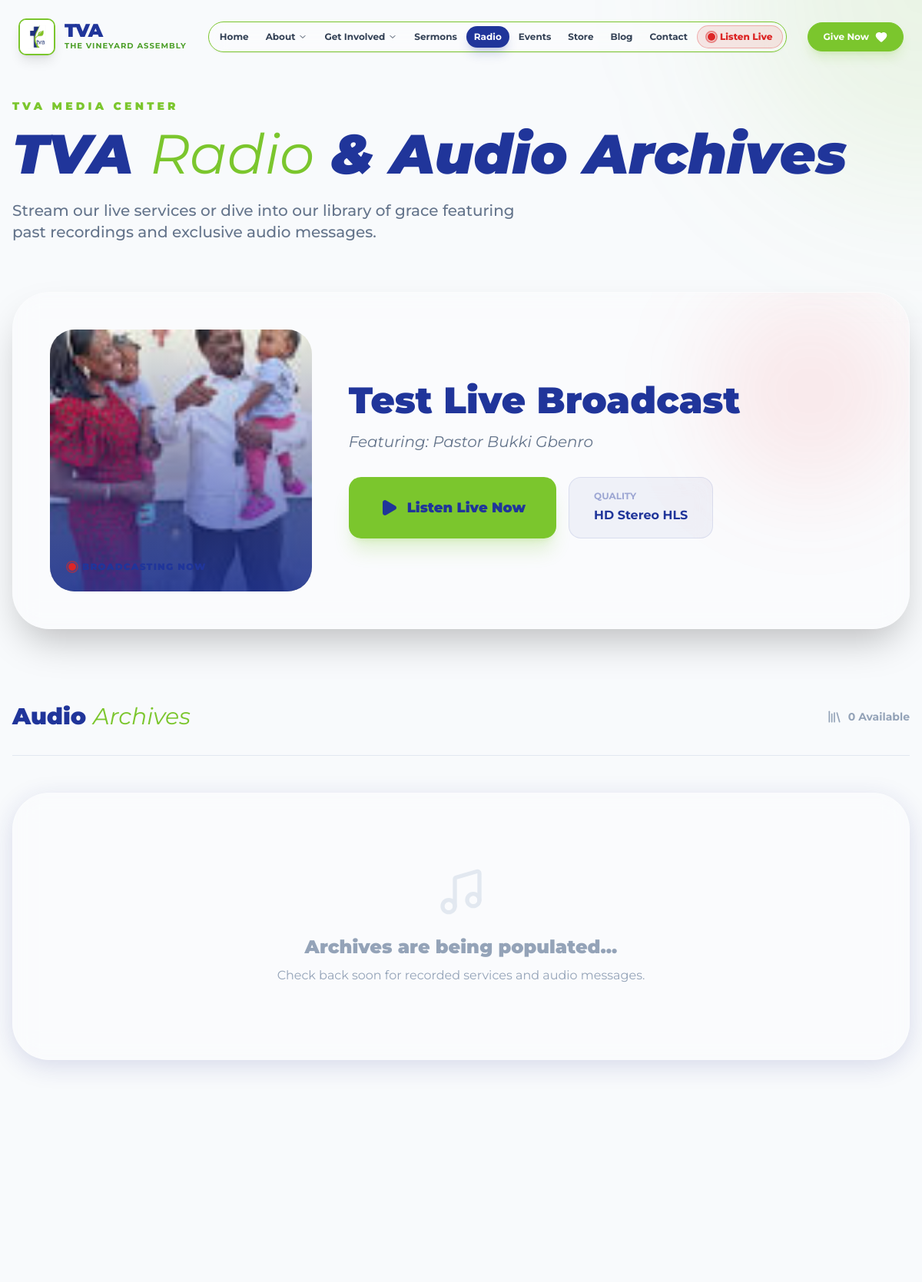
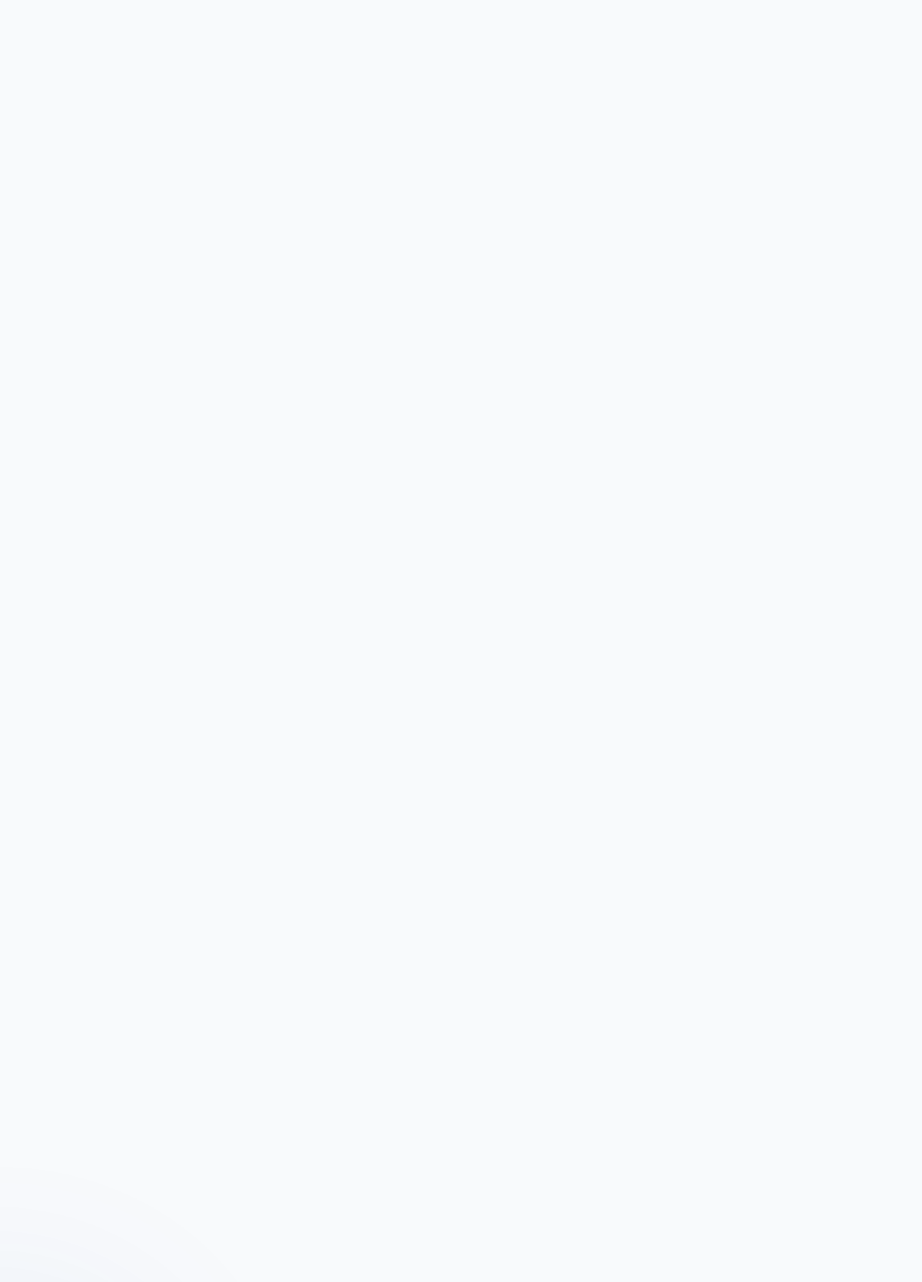
Screenshot of /radio/ (upper part) with the database file from the repository (2 pictures, top to bottom).
### sermons/models.py (models this page shows, shortened)
class AudioBroadcast(models.Model):
    title = models.CharField(max_length=255, help_text="e.g., Sunday Celebration Service")
    preacher = models.ForeignKey(
        Leader, on_delete=models.SET_NULL, null=True, blank=True,
        help_text="Who is preaching this session?"
    )
    stream_key = models.UUIDField(
        default=uuid.uuid4, editable=False, unique=True,
        help_text="Auto-generated. Use this as your OBS stream key."
    )
    hls_stream_url = models.URLField(
        blank=True,
        help_text="Paste your HLS stream URL (.m3u8) from your media server (nginx-rtmp, Cloudflare, etc.)"
    )
    is_live = models.BooleanField(
        default=False,
        help_text="Toggle ON to start broadcasting. The 'Listen Live' player will appear on the site."
    )
    last_broadcast_end = models.DateTimeField(
        null=True, blank=True,
        help_text="Automatically set when you toggle 'is_live' off."
    )
    created_at = models.DateTimeField(auto_now_add=True)
    class Meta:
        verbose_name = "Audio Broadcast"
        verbose_name_plural = "Audio Broadcasts"
        ordering = ['-created_at']

### about/models.py (models this page shows, shortened)
class Leader(models.Model):
    name = models.CharField(max_length=255)
    position = models.CharField(max_length=255)
    branch = models.ForeignKey('Branch', on_delete=models.SET_NULL, null=True, blank=True, related_name='leaders')
    image = models.ImageField(upload_to='leaders/')
    contact_email = models.EmailField(blank=True, null=True)
    facebook_url = models.URLField(blank=True, null=True)
    instagram_url = models.URLField(blank=True, null=True)
    linkedin_url = models.URLField(blank=True, null=True)
    tiktok_url = models.URLField(blank=True, null=True)
    order = models.PositiveIntegerField(default=0)
    class Meta:
        ordering = ['order']
        verbose_name_plural = "Leadership"

### sermons/views.py (the view)
# urls.py: path('radio/', radio_view, name='radio'),
def radio_view(request):
    current_live = AudioBroadcast.objects.filter(is_live=True).first()
    audio_sermons = Sermon.objects.exclude(
        audio_file=''
    ).exclude(audio_file__isnull=True).select_related('preacher').order_by('-date_preached')
    context = {
        'current_live': current_live,
        'audio_sermons': audio_sermons,
        'is_radio_page': True,
    }
    return render(request, 'radio.html', context)

### payments/context_processors.py (called while the page is built)
def payment_info(request):
    return {
        'bank_info': BankDetail.objects.filter(is_active=True).first()
    }

### sermons/context_processors.py (called while the page is built)
def active_broadcast(request):
    broadcast = AudioBroadcast.objects.filter(is_live=True).first()
    return {
        'active_broadcast': broadcast,
    }

### templates/radio.html (shortened to what this page needs)
{% extends 'base.html' %}
{% load static %}
{% block content %}
<main class="min-h-screen pt-32 pb-24 bg-slate-50 relative overflow-hidden">
    <div class="absolute top-0 right-0 w-[500px] h-[500px] bg-secondary/10 rounded-full blur-[100px] -mr-64 -mt-64"></div>
    <div class="max-w-7xl mx-auto px-4 relative z-10">
        <div class="mb-16">
            <span class="text-secondary font-black uppercase tracking-[0.3em] text-sm mb-4 block">TVA Media Center</span>
            <h1 class="text-5xl md:text-7xl font-black text-primary serif italic">TVA <span class="text-secondary">Radio</span> & Audio Archives</h1>
            <p class="text-slate-500 text-lg md:text-xl mt-6 max-w-2xl font-medium">
                Stream our live services or dive into our library of grace featuring past recordings and exclusive audio messages.
            </p>
        </div>
        {% if current_live %}
        <section class="mb-24">
            <div class="glass-card rounded-[3rem] p-8 md:p-12 relative overflow-hidden border border-white/20 shadow-2xl group">
                <div class="absolute top-0 right-0 w-64 h-64 bg-red-500/10 rounded-full blur-3xl animate-pulse"></div>
                <div class="flex flex-col lg:flex-row items-center gap-12 relative z-10">
                    <div class="w-full lg:w-1/3">
                        <div class="aspect-square rounded-[2rem] overflow-hidden bg-primary/20 relative">
                            {% if current_live.preacher.image %}
                                <img src="{{ current_live.preacher.image.url }}" class="w-full h-full object-cover">
                            {% else %}
                                <div class="w-full h-full flex items-center justify-center text-white/20">
                                    <i data-lucide="radio" class="w-32 h-32"></i>
                                </div>
                            {% endif %}
                            <div class="absolute inset-0 bg-gradient-to-t from-primary/80 to-transparent"></div>
                            <div class="absolute bottom-6 left-6 flex items-center gap-2">
                                <span class="live-dot"></span>
                                <span class="text-primary font-black uppercase tracking-widest text-xs">Broadcasting Now</span>
                            </div>
                        </div>
                    </div>
                    <div class="w-full lg:w-2/3 text-center lg:text-left">
                        <h2 class="text-4xl md:text-5xl font-black text-primary mb-4">{{ current_live.title }}</h2>
                        <p class="text-slate-500 text-xl mb-8 italic">
                            Featuring: {% if current_live.preacher %}{{ current_live.preacher.name }}{% else %}The Vineyard Assembly{% endif %}
                        </p>
                        <div class="flex flex-wrap gap-4 justify-center lg:justify-start">
                            <button onclick="TVAPlayer.show()"
                                    class="bg-secondary text-primary px-10 py-4 rounded-2xl font-black text-lg hover:scale-105 transition-all shadow-xl shadow-secondary/20 flex items-center gap-3">
                                <i data-lucide="play" class="fill-current w-6 h-6"></i>
                                Listen Live Now
                            </button>
                            <div class="px-8 py-4 bg-primary/5 border border-primary/10 rounded-2xl backdrop-blur-md">
                                <span class="text-primary/40 text-xs font-bold uppercase block mb-1 font-black">Quality</span>
                                <span class="text-primary font-bold">HD Stereo HLS</span>
                            </div>
                        </div>
                    </div>
                </div>
            </div>
        </section>
        {% endif %}
        <section>
            <div class="flex items-center justify-between mb-12 border-b border-slate-200 pb-8">
                <h3 class="text-3xl font-black text-primary serif">Audio <span class="text-secondary italic">Archives</span></h3>
                <div class="flex items-center gap-2 text-slate-400 font-bold text-sm">
                    <i data-lucide="library" class="w-5 h-5"></i>
                    {{ audio_sermons|length }} Available
                </div>
            </div>
            <div class="space-y-4">
                {% for sermon in audio_sermons %}
                <div class="bg-white hover:bg-slate-50 p-4 md:p-6 rounded-3xl border border-slate-100 transition-all flex flex-col md:flex-row items-center gap-6 group">
                    <button
                        {% if sermon.audio_file %}
                            onclick="TVAPlayer.playArchive('{{ sermon.audio_file.url }}', '{{ sermon.title|escapejs }}', '{{ sermon.preacher.name|escapejs }}')"
                        {% elif sermon.audio_url %}
                            onclick="window.open('{{ sermon.audio_url }}', '_blank')"
                        {% endif %}
                        class="w-16 h-16 rounded-2xl bg-slate-100 text-primary flex items-center justify-center group-hover:bg-secondary transition-colors flex-shrink-0">
                        <i data-lucide="{% if sermon.audio_file %}play{% else %}external-link{% endif %}" class="w-6 h-6"></i>
                    </button>
                    <div class="flex-grow text-center md:text-left">
                        <span class="text-[10px] font-black uppercase tracking-widest text-slate-400 mb-1 block">
                            {{ sermon.date_preached|date:"F d, Y" }} •
                            {% if sermon.is_live_recording %}<span class="text-secondary">Live Recording</span>{% else %}Studio Audio{% endif %}
                        </span>
                        <h4 class="text-xl font-black text-primary leading-tight">{{ sermon.title }}</h4>
                        <p class="text-slate-500 text-sm mt-1">By {{ sermon.preacher.name }}</p>
                    </div>
                    <div class="flex items-center gap-6 md:border-l border-slate-100 md:pl-8">
                        {% if sermon.duration %}
                        <div class="text-center">
                            <span class="text-[10px] uppercase font-black text-slate-300 block">Duration</span>
                            <span class="text-sm font-bold text-slate-600">{{ sermon.duration }}</span>
                        </div>
                        {% endif %}
                        <div class="flex gap-2">
                            {% if sermon.audio_file %}
                            <a href="{% url 'sermon_download' sermon.id 'audio' %}" class="p-3 bg-slate-100 hover:bg-primary hover:text-white rounded-xl transition-all text-slate-400" title="Download Audio">
                                <i data-lucide="download" class="w-5 h-5"></i>
                            </a>
                            {% endif %}
                            <button class="p-3 bg-slate-100 hover:bg-primary hover:text-white rounded-xl transition-all text-slate-400" title="Share Message">
                                <i data-lucide="share-2" class="w-5 h-5"></i>
                            </button>
                        </div>
                    </div>
                </div>
                {% empty %}
                <div class="py-24 text-center glass-card rounded-[3rem]">
                    <i data-lucide="music" class="w-16 h-16 text-slate-200 mx-auto mb-6"></i>
                    <h4 class="text-2xl font-black text-slate-400">Archives are being populated...</h4>
                    <p class="text-slate-400 mt-2">Check back soon for recorded services and audio messages.</p>
                </div>
                {% endfor %}
            </div>
        </section>
    </div>
</main>
{% endblock %}

### static/style.css (style rules this page uses)
:root { --brand-primary: #1F317D; --brand-secondary: #81C225; --brand-accent: #010066; --brand-green: #cbed9c; }
body { font-family: 'Montserrat', sans-serif; background-color: #c2f2ff; color: #1a1a1a; overflow-x: hidden; }
.glass-card { background: rgba(255, 255, 255, 0.25); backdrop-filter: blur(16px); -webkit-backdrop-filter: blur(16px); border: 1px solid rgba(255, 255, 255, 0.3); box-shadow: 0 8px 32px 0 rgba(31, 38, 135, 0.15); }
.serif { font-family: 'Montserrat', sans-serif; }
h1 { font-family: 'Montserrat', sans-serif; font-weight: 900; }
h2 { font-family: 'Montserrat', sans-serif; font-weight: 800; }
h3 { font-family: 'Montserrat', sans-serif; font-weight: 700; }
p, span { font-family: 'Montserrat', sans-serif; font-weight: 400; }
button, .btn, a.btn { font-family: 'Montserrat', sans-serif; font-weight: 800; }
.live-dot { width: 10px; height: 10px; background: #dc2626; border-radius: 50%; display: inline-block; position: relative; animation: live-pulse 1.6s ease-in-out infinite; flex-shrink: 0; }
.live-dot::after { content: ''; position: absolute; inset: -3px; border-radius: 50%; border: 2px solid rgba(220, 38, 38, 0.5); animation: live-ring 1.6s ease-out infinite; }

### rows the page displays
AudioBroadcast: preacher.image (picture), title "Test Live Broadcast", preacher.name "Pastor Bukki Gbenro"

### other values shown
{{ audio_sermons|length }} "0"
